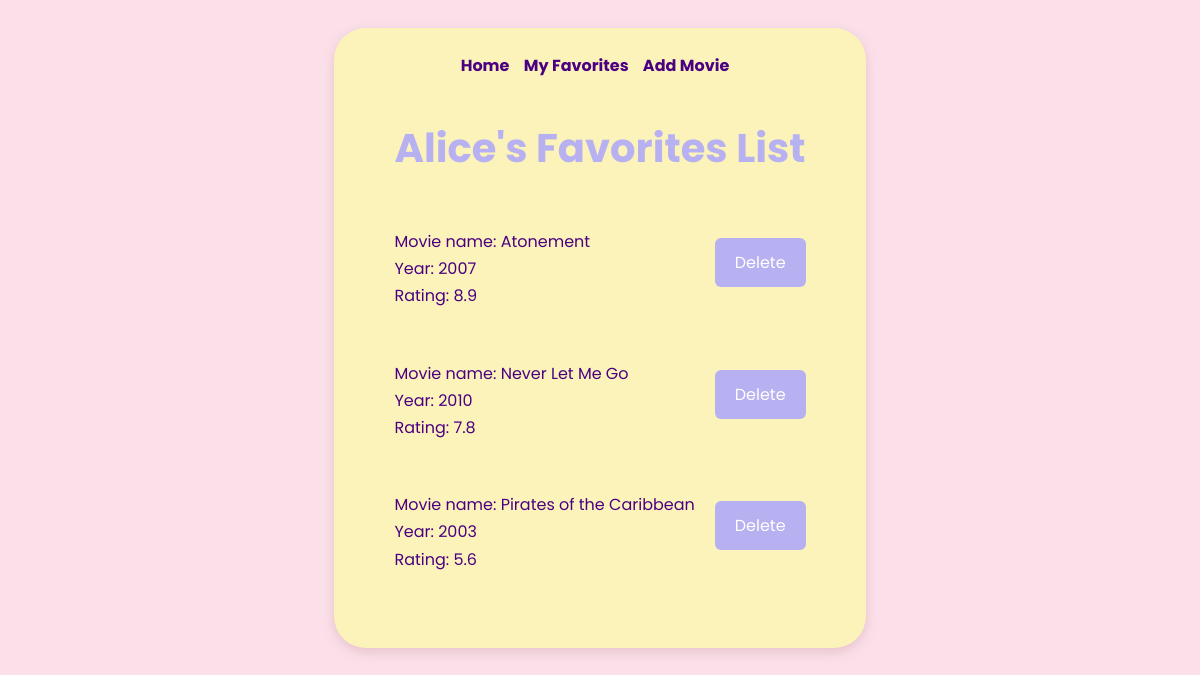
Before: /users/1 with the older database file.
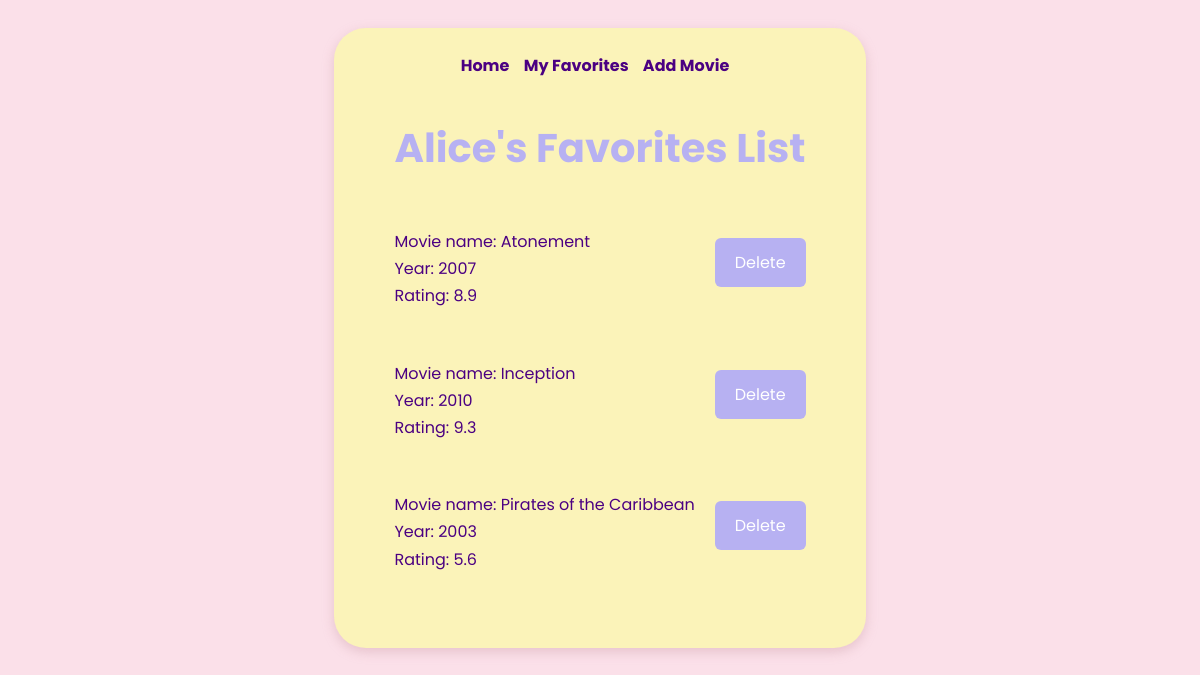
After: the same page with the newer database file.
### datamanager/data_models.py (models this page shows, shortened)
class Movie(db.Model):
    __tablename__ = "movies"
    id = Column(Integer, primary_key=True, autoincrement=True)
    name = Column(String)
    director = Column(String)
    year = Column(Integer)
    rating = Column (Float)

### app.py (the view)
@app.route('/users/<user_id>')
def list_user_movies(user_id):
    user = data_models.User.query.get(user_id)
    user_movies = data_manager.get_user_movies(user_id)
    return render_template('user_movies.html', user_movies=user_movies, user=user)

### datamanager/data_models.py (called while the page is built)
    def __str__(self):
        return f"Name: {self.name}, id: {self.id}, birthday: {self.birthday}"

### datamanager/sqlite_data_manager.py (called while the page is built)
    def get_user_movies(self, user_id):
        user_movie_instances = self.models.UserMovie.query.filter_by(user_id=user_id).all()
        movie_ids = [instance.movie_id for instance in user_movie_instances]
        all_movies = self.models.Movie.query.all()
        user_movies = [movie for movie in all_movies if movie.id in movie_ids]
        return user_movies

### templates/user_movies.html (shortened to what this page needs)
<!DOCTYPE html>
<html lang="en">
<head>
    <link rel="stylesheet" href="/static/styles.css">
</head>
<body>
<main>
    <nav>
        <a class="nav_element" href="/">Home</a>
        <a class="nav_element" href="/users/{{ user.id }}">My Favorites</a>
        <a class="nav_element" href="/users/{{ user.id }}/add_movie">Add Movie</a>
    </nav>
    <h1>{{ user.name }}'s Favorites List</h1>
    <div>
        <ul>
            {% for movie in user_movies %}
            <li>
                <div>
                    Movie name: {{ movie.name }} <br>
                    Year: {{ movie.year }} <br>
                    Rating: {{ movie.rating }} <br>
                </div>
                <div>
                    <form method="POST"
                          action="{{ url_for('delete_movie_from_favs', user_id=user.id, movie_id=movie.id) }}">
                        <button type="submit">Delete</button>
                    </form>
                </div>
            </li>
            {% endfor %}
        </ul>
    </div>
</main>
</body>
</html>

Changed rows visible on the page:
removed Movie: name "Never Let Me Go", year "2010", rating "7.8"
now on this page (row unchanged): Movie: name "Inception", year "2010", rating "9.3"
